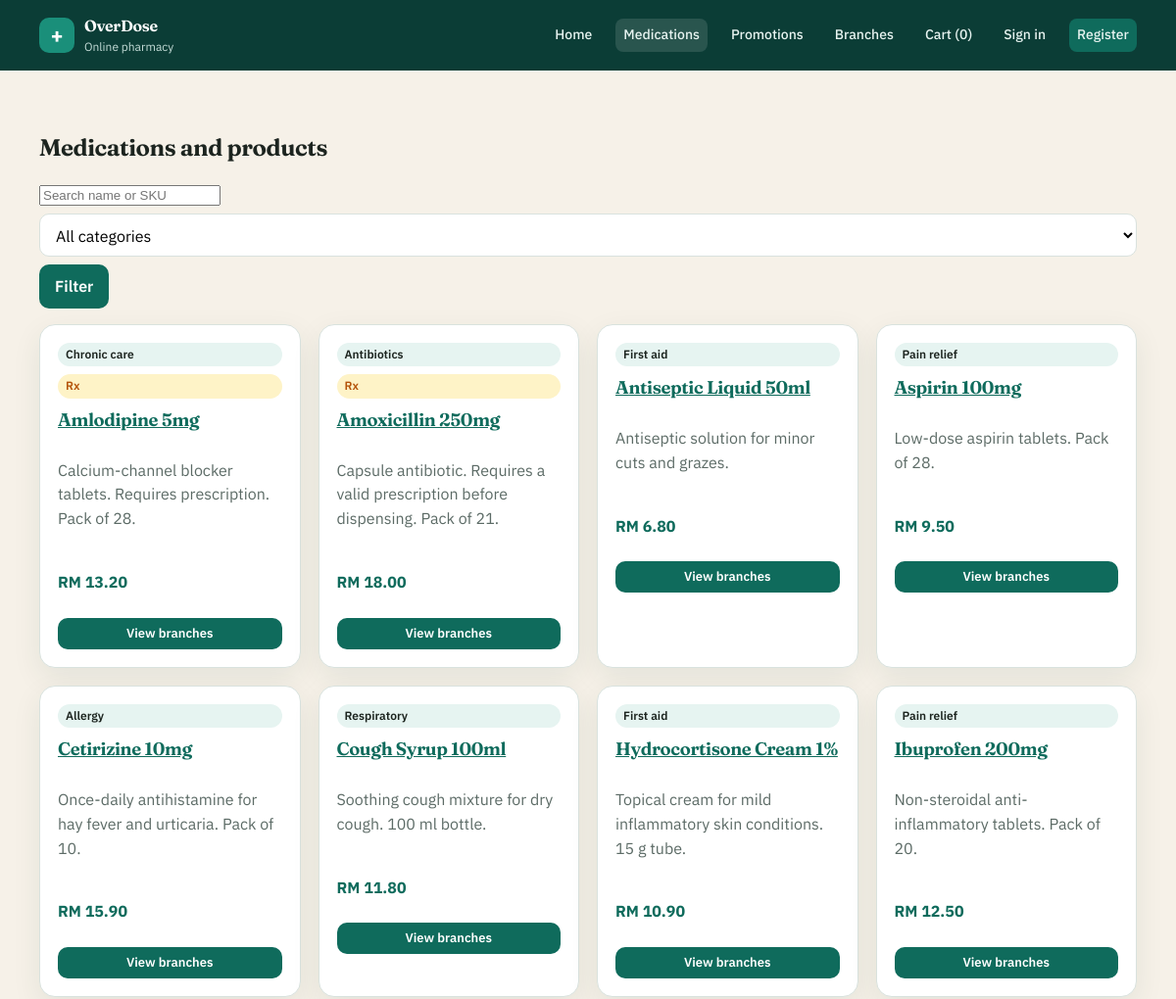
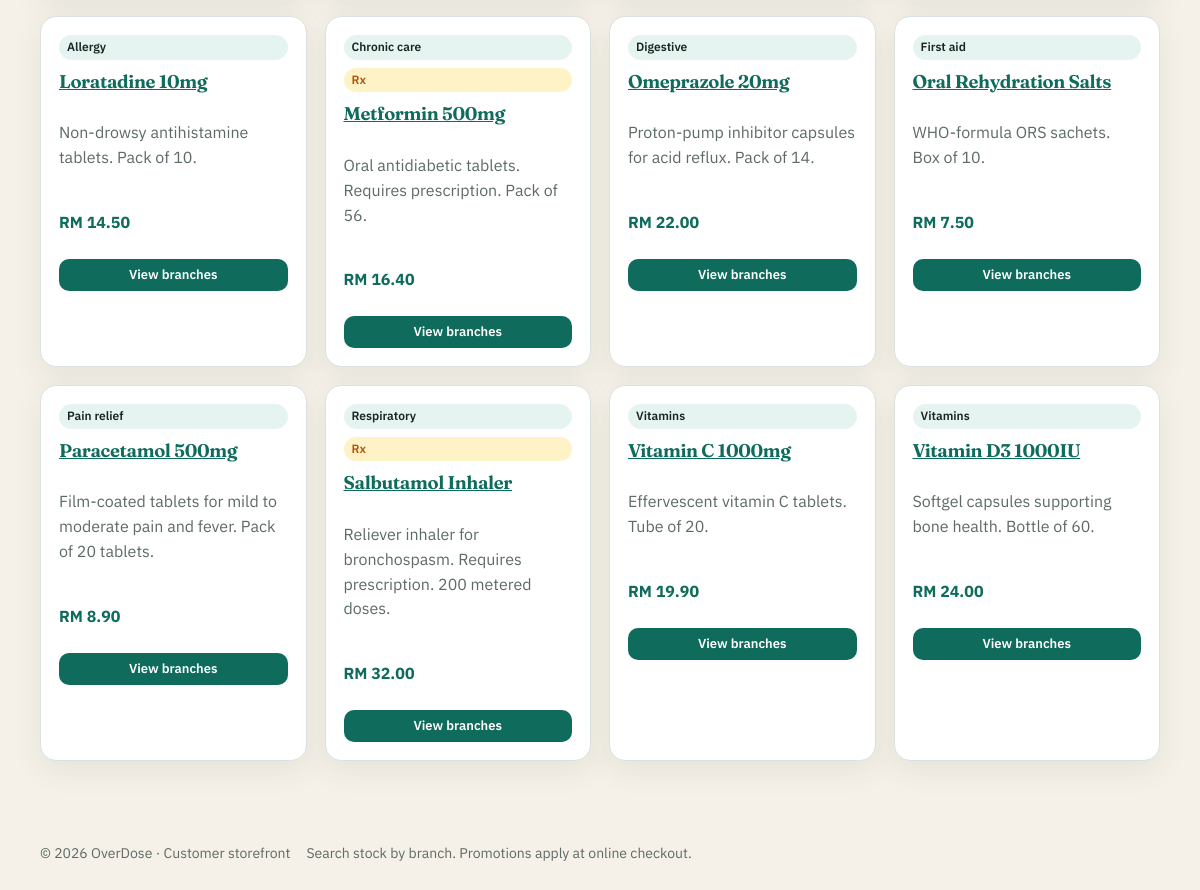
Screenshot of /pages/products.php with the database file from the repository (2 pictures, top to bottom).
### tables this page shows
CREATE TABLE products (
  id INT UNSIGNED NOT NULL AUTO_INCREMENT,
  category_id INT UNSIGNED NOT NULL,
  name VARCHAR(160) NOT NULL,
  sku VARCHAR(40) NOT NULL,
  description TEXT NOT NULL,
  unit_price DECIMAL(10,2) NOT NULL,
  image_path VARCHAR(255) NULL,
  is_active TINYINT(1) NOT NULL DEFAULT 1,
   
  requires_prescription TINYINT(1) NOT NULL DEFAULT 0,
  PRIMARY KEY (id),
  UNIQUE KEY uq_products_sku (sku),
  KEY idx_products_name (name),
  KEY idx_products_category (category_id),
  CONSTRAINT fk_products_category
    FOREIGN KEY (category_id) REFERENCES categories (id)
    ON UPDATE CASCADE ON DELETE RESTRICT
);

CREATE TABLE categories (
  id INT UNSIGNED NOT NULL AUTO_INCREMENT,
  name VARCHAR(80) NOT NULL,
  PRIMARY KEY (id),
  UNIQUE KEY uq_categories_name (name)
);

### includes/helpers.php (called while the page is built, shortened)
<?php
function e(?string $value): string
{
    return htmlspecialchars((string) $value, ENT_QUOTES | ENT_SUBSTITUTE, 'UTF-8');
}
function app_base(): string
{
    static $base = null;
    if ($base !== null) {
        return $base;
    }
    $projectRoot = str_replace('\\', '/', realpath(dirname(__DIR__)) ?: dirname(__DIR__));
    $docRoot = str_replace('\\', '/', realpath($_SERVER['DOCUMENT_ROOT'] ?? '') ?: ($_SERVER['DOCUMENT_ROOT'] ?? ''));
    if ($docRoot !== '' && str_starts_with($projectRoot, rtrim($docRoot, '/'))) {
        $base = substr($projectRoot, strlen(rtrim($docRoot, '/')));
    } else {
        $script = str_replace('\\', '/', dirname($_SERVER['SCRIPT_NAME'] ?? '/'));
        if (str_ends_with($script, '/admin') || str_ends_with($script, '/staff') || str_ends_with($script, '/pages') || str_ends_with($script, '/api')) {
            $script = dirname($script);
        }
        $base = $script === '/' ? '' : $script;
    }
    $base = rtrim($base, '/');
    return $base;
}
function url(string $path = ''): string
{
    $path = ltrim($path, '/');
    $base = app_base();
    return ($base === '' ? '' : $base) . '/' . $path;
}
function money(float|string $amount): string
{
    return 'RM ' . number_format((float) $amount, 2);
}
function get_int(string $key, int $default = 0): int
{
    return filter_input(INPUT_GET, $key, FILTER_VALIDATE_INT) ?: $default;
}

### includes/catalog.php (called while the page is built, shortened)
<?php
function product_search_sql(): string
{
    return 'SELECT p.*, c.name AS category_name
            FROM products p
            INNER JOIN categories c ON c.id = p.category_id
            WHERE p.is_active = 1';
}
function find_products(mysqli $db, string $q = '', int $categoryId = 0): array
{
    $sql = product_search_sql();
    $types = '';
    $params = [];
    $sql .= ' ORDER BY p.name ASC';
    return db_all($db, $sql, $types, $params);
}

### includes/db.php (called while the page is built, shortened)
<?php
function db_bind(mysqli_stmt $stmt, string $types, array $params): void
{
    if ($types === '') {
        return;
    }
    $refs = [];
    foreach ($params as $i => $value) {
        $refs[$i] = &$params[$i];
    }
    $stmt->bind_param($types, ...$refs);
}
function db_all(mysqli $db, string $sql, string $types = '', array $params = []): array
{
    $stmt = $db->prepare($sql);
    db_bind($stmt, $types, $params);
    $stmt->execute();
    $result = $stmt->get_result();
    $rows = $result->fetch_all(MYSQLI_ASSOC);
    return $rows;
}

### includes/portal.php (called while the page is built, shortened)
<?php
function current_portal(): string
{
    return 'customer';
}
function portal_session_path(?string $portal = null): string
{
    $base = app_base();
    $root = $base === '' ? '/' : $base . '/';
    return match ($portal ?? current_portal()) {
        'admin' => rtrim($root, '/') . '/admin/',
        'staff' => rtrim($root, '/') . '/staff/',
        default => $root,
    };
}

### includes/promotions.php (called while the page is built, shortened)
<?php
function best_promotion_for_product(mysqli $db, int $productId): ?array
{
    $rows = db_all(
        $db,
        'SELECT p.*
         FROM promotions p
         INNER JOIN promotion_products pp ON pp.promotion_id = p.id
         WHERE pp.product_id = ?
           AND p.is_active = 1
           AND CURDATE() BETWEEN p.start_date AND p.end_date',
        'i',
        [$productId]
    );
    if (!$rows) {
        return null;
    }
    $best = null;
    return $best;
}

### pages/products.php (the view, shortened to what this page needs)
<?php
$db = db();
$q = trim((string) ($_GET['q'] ?? ''));
$categoryId = get_int('category');
$products = find_products($db, $q, $categoryId);
require dirname(__DIR__) . '/includes/header.php';
?>
<section class="section">
  <div class="container">
    <h1>Medications and products</h1>
    <form class="filters" method="get">
      <input type="search" name="q" value="<?= e($q) ?>" placeholder="Search name or SKU" aria-label="Search">
      <select name="category" aria-label="Category">
        <option value="0">All categories</option>
      </select>
      <button class="btn" type="submit">Filter</button>
    </form>
    <?php if (!$products): ?>
      <p class="empty">No products match your search. Try a different name, such as Paracetamol 500mg.</p>
    <?php else: ?>
      <div class="grid">
        <?php foreach ($products as $product):
            $promo = best_promotion_for_product($db, (int) $product['id']);
            $price = (float) $product['unit_price'];
            $discount = $promo ? promotion_discount_amount($promo, $price) : 0;
            ?>
          <article class="card">
            <span class="badge"><?= e($product['category_name']) ?></span>
            <?php if ((int) ($product['requires_prescription'] ?? 0) === 1): ?>
              <span class="badge badge-warn">Rx</span>
            <?php endif; ?>
            <h3><a href="<?= e(url('pages/product.php?id=' . (int) $product['id'])) ?>"><?= e($product['name']) ?></a></h3>
            <p class="muted"><?= e(strlen($product['description']) > 90 ? substr($product['description'], 0, 87) . '…' : $product['description']) ?></p>
            <p class="price">
              <?= e(money($price - $discount)) ?>
            </p>
            <a class="btn btn-small" href="<?= e(url('pages/product.php?id=' . (int) $product['id'])) ?>">View branches</a>
          </article>
        <?php endforeach; ?>
      </div>
    <?php endif; ?>
  </div>
</section>
<?php require dirname(__DIR__) . '/includes/footer.php'; ?>

### public/css/style.css (style rules this page uses)
:root { --teal-900: #0b3d36; --teal-700: #0f6b5c; --teal-500: #1a8f7a; --teal-100: #e6f4f1; --cream: #f6f1e8; --ink: #1c241f; --muted: #5c6b66; --card: #ffffff; --danger: #9b2c2c; --warning: #b45309; --ok: #157347; --line: #d9e2de; --shadow: 0 10px 30px rgba(11, 61, 54, 0.08); --radius: 16px; }
*, *::before, *::after { box-sizing: border-box; }
html { scroll-behavior: smooth; }
body { margin: 0; font-family: "IBM Plex Sans", system-ui, sans-serif; color: var(--ink); background: var(--cream); line-height: 1.55; }
h1, h2, h3, .brand strong { font-family: Fraunces, Georgia, serif; font-weight: 650; letter-spacing: -0.02em; }
a { color: var(--teal-700); }
.container { width: min(1120px, calc(100% - 32px)); margin-inline: auto; }
.search-bar input, .search-bar select, input[type="text"], input[type="email"], input[type="password"], input[type="number"], input[type="date"], select, textarea { width: 100%; padding: 10px 12px; border: 1px solid var(--line); border-radius: 10px; font: inherit; background: #fff; }
.section { padding:40px 0; }
.grid { display: grid; grid-template-columns: repeat(auto-fill, minmax(240px, 1fr)); gap: 18px; }
.card, .panel { background: var(--card); border: 1px solid var(--line); border-radius: var(--radius); box-shadow: var(--shadow); }
.card { padding: 18px; display: flex; flex-direction: column; gap: 8px; }
.card h3 { margin: 0; font-size: 1.15rem; }
.muted { color: var(--muted); }
.price { font-weight: 700; color: var(--teal-700); }
.badge { display: inline-block; font-size: 12px; font-weight: 600; padding: 3px 8px; border-radius: 999px; background: var(--teal-100); color: var(--ink) }
.badge-warn { background: #fef3c7; color: var(--warning); }
.btn, button.btn, input.btn { display: inline-flex; align-items: center; justify-content: center; background: var(--teal-700); color: #fff; border: 0; padding: 10px 16px; border-radius: 10px; text-decoration: none; font: inherit; font-weight: 600; cursor: pointer; }
.btn-small { padding: 6px 12px; font-size: 13px; }
.filters { display: flex; flex-wrap: wrap; gap: 8px; margin-bottom: 16px; }

### rows the page displays
products: category.name "Chronic care", requires_prescription "Rx", name "Amlodipine 5mg", description "Calcium-channel blocker tablets. Requires prescription. Pack of 28.", money($price-$discount) "RM 13.20"
products: category.name "Antibiotics", requires_prescription "Rx", name "Amoxicillin 250mg", description "Capsule antibiotic. Requires a valid prescription before dispensing. Pack of 21.", money($price-$discount) "RM 18.00"
products: category.name "First aid", name "Antiseptic Liquid 50ml", description "Antiseptic solution for minor cuts and grazes.", money($price-$discount) "RM 6.80"
products: category.name "Pain relief", name "Aspirin 100mg", description "Low-dose aspirin tablets. Pack of 28.", money($price-$discount) "RM 9.50"
products: category.name "Allergy", name "Cetirizine 10mg", description "Once-daily antihistamine for hay fever and urticaria. Pack of 10.", money($price-$discount) "RM 15.90"
products: category.name "Respiratory", name "Cough Syrup 100ml", description "Soothing cough mixture for dry cough. 100 ml bottle.", money($price-$discount) "RM 11.80"
products: category.name "First aid", name "Hydrocortisone Cream 1%", description "Topical cream for mild inflammatory skin conditions. 15 g tube.", money($price-$discount) "RM 10.90"
products: category.name "Pain relief", name "Ibuprofen 200mg", description "Non-steroidal anti-inflammatory tablets. Pack of 20.", money($price-$discount) "RM 12.50"
products: category.name "Allergy", name "Loratadine 10mg", description "Non-drowsy antihistamine tablets. Pack of 10.", money($price-$discount) "RM 14.50"
products: category.name "Chronic care", requires_prescription "Rx", name "Metformin 500mg", description "Oral antidiabetic tablets. Requires prescription. Pack of 56.", money($price-$discount) "RM 16.40"
products: category.name "Digestive", name "Omeprazole 20mg", description "Proton-pump inhibitor capsules for acid reflux. Pack of 14.", money($price-$discount) "RM 22.00"
products: category.name "First aid", name "Oral Rehydration Salts", description "WHO-formula ORS sachets. Box of 10.", money($price-$discount) "RM 7.50"
products: category.name "Pain relief", name "Paracetamol 500mg", description "Film-coated tablets for mild to moderate pain and fever. Pack of 20 tablets.", money($price-$discount) "RM 8.90"
products: category.name "Respiratory", requires_prescription "Rx", name "Salbutamol Inhaler", description "Reliever inhaler for bronchospasm. Requires prescription. 200 metered doses.", money($price-$discount) "RM 32.00"
products: category.name "Vitamins", name "Vitamin C 1000mg", description "Effervescent vitamin C tablets. Tube of 20.", money($price-$discount) "RM 19.90"
products: category.name "Vitamins", name "Vitamin D3 1000IU", description "Softgel capsules supporting bone health. Bottle of 60.", money($price-$discount) "RM 24.00"

### other values shown
APP_NAME "OverDose"
$brandTag "Online pharmacy"
cart_count() "0"
